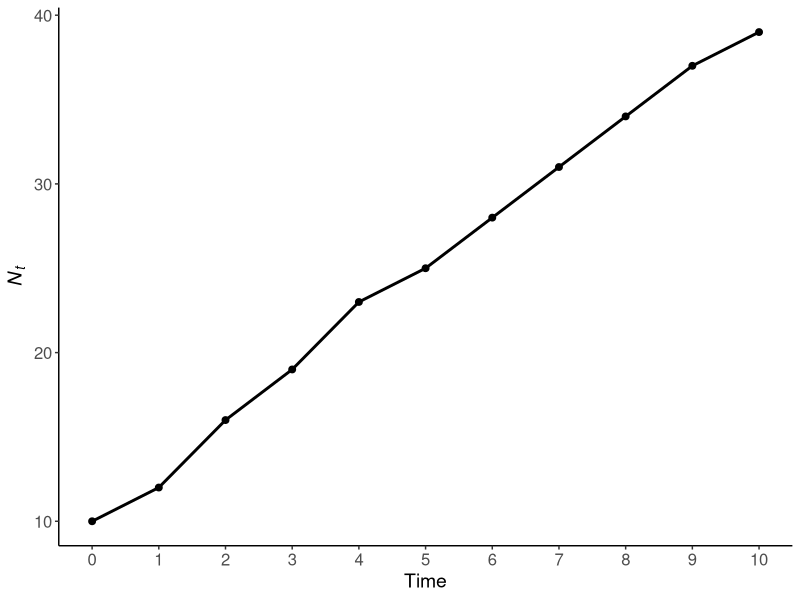
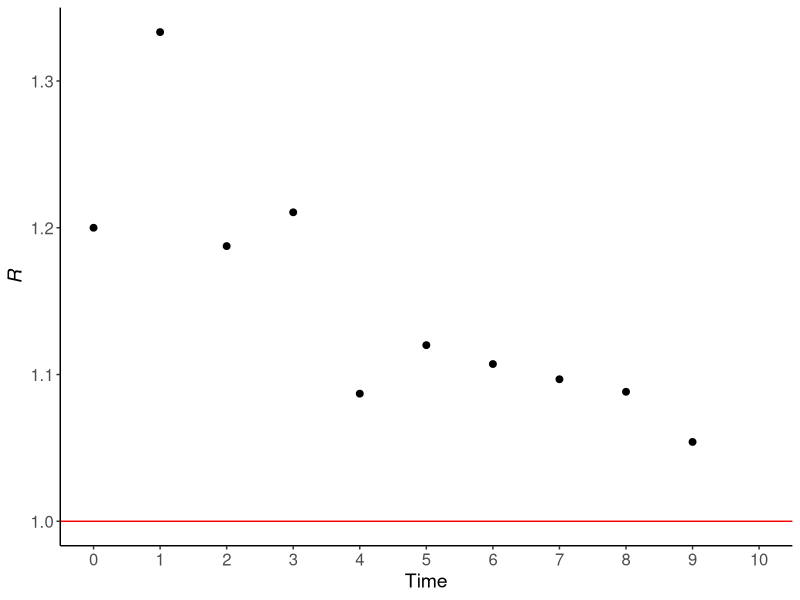
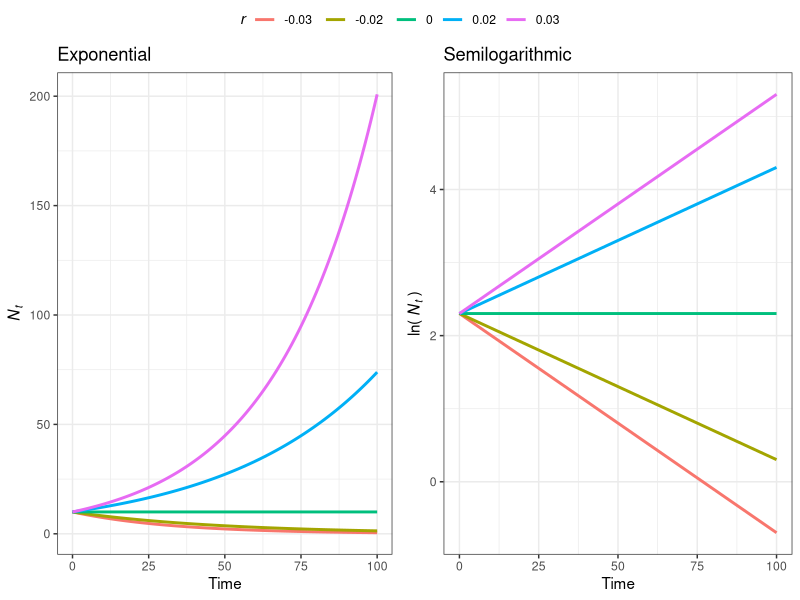

Recreate these plots in R, in order.
# title: "Workshop 4: Density independent models"
# author: "BSC 6926 B53"
# date: "9/24/2026"

## Discrete Population models

# Discrete models assume that there are distinct generations. This is very common for populations that live in seasonal habitats - their reproduction is timed to the season, and they breed altogether in one bout. These populations experience geometric growth. Here the population at a given time point ($N_t$) is defined by the equation
# 
# $$ N_t = N_0\lambda^t$$ where $N_0$ is the starting population size, $\lambda$ is the finite growth rate of the population, and $t$ is the time step.

## Continuous population growth

# Not all populations have discrete reproduction, and therefore are continuously increasing. These populations experience exponential growth, and the population size at a given time ($N_t$) can be found with the equation
# 
# $$ N_t = N_0e^{rt} $$ where $N_0$ is the population size at time = 0, $r$ is the instantaneous per capita growth rate, and $t$ is time.

## Properties of density independent growth

# Comparing the methods for geometric (discrete) and exponential (continuous) growth models we find that $$ \lambda = e^r$$ or $$ ln\lambda = r $$ these relationships can be used to distinguish between $\lambda$ and $r$.
# 
# Based on the properties there are a few general rules\
# 
# -   no change in population: $r = 0$; $\lambda = 1$\
# -   population increase: $r > 0$; $\lambda > 1$\
# -   population decline: $r < 0$; $\lambda < 1$\

## `for` loops

# Because the equations for density independent growth are based on the population size the time step before. `for` loops are very useful when using these models in R.
# 
# For loops repeat a process for a certain number of iterations. These can be useful iterate over a dataset or when using information in a time series. The `for` loop works over the number sequence indicated and does the code within the loop (i.e. the body of the loop; inside of `{}`) for each number in the sequence. The iteration is typically indicated with `i`, but is just an object that is replaced at the beginning of each loop and can be anything.
# 
# Here is a simple example where we print the iterator `i` for each number in the sequence.

for(i in 1:10){ #Sequence
  print(i)      #body
}

# The iterator can be assigned to any object, and the sequence can be any vector of numbers.

for(turtle in 5:10){
  print(turtle)
}


# A common use of the iterator is to use it to index values to combine with other coding to repeatedly do a task.

for(flower in 1:nrow(iris)){
  cat('The species for this iteration is ',     #Adding text per row based on name species
      as.character(iris$Species[flower]), '\n') #note of importance of "\n
}



# The iterator can be combined with math (e.g. subtraction or addition) to call mulitple values in a specific order. This example uses the the *i*th term and the *i-1*th terms to complete a task.\
# **Note** This will be very useful in population models that depend upon previous time steps.

b = 1:10
for (i in 2:10){    #Call a section of vector to start sequence
  z = b[i] - b[i-1]
  
  cat('z =', z, 'b[i] =', b[i], 'b[i-1] =', b[i-1], '\n')
}


## Simulate a population

# Now we can use `for` loops to simulate a simple population.
# 
# We first create indicate our starting population size ($N_0$) and create a dataframe with all of our time steps and a column for the population size at each time step ($N_t$).


library(tidyverse)
N_0 = 10 
years = 10
pop = tibble(time = 0:years, Nt = NA) #Output vector size 10
pop$Nt[pop$time == 0] = N_0
pop


# We can use a `for` loop to go through each time point, randomly generate a number of individuals born from a Poisson distribution and add it to the populations size from the time before.\
# \*Note this simulation will change with each run because growth rate is randomly generated each time step.

for (t in 1:years){ #sequence 
  growth = rpois(1, lambda = 3) #extracting random value from Poisson Dist
  pop$Nt[pop$time == t] = growth + pop$Nt[pop$time == (t-1)]
}


ggplot(pop, aes(time, Nt))+
  geom_point(size = 2)+
  geom_line(linewidth = 1)+
  labs(x = 'Time', y = expression(italic(N[t])))+
  scale_x_continuous(breaks = seq(0,10,1))+
  theme_classic()+
  theme(axis.text = element_text(size = 12),
        axis.title = element_text(size = 14))


## Average growth rate

# In real populations $N_t/N_{t-1}$ are not constant. We can calculate the yearly $\lambda$ also referred to as the annual growth rate ($R$) which is $$R = N_{t+1}/N_t$$ This can be calculated within a `for` loop


# create column to store data
pop$R = NA

pop

for (i in 1:length(pop$time)){
  pop$R[i] = pop$Nt[i+1]/pop$Nt[i]
}

pop


# What $R$ is representing if $Nt$ is population size at Time $t$?\
# 
# $\lambda > 1$ for all years so the population is always growing\
# 
# This may be the case depending on the random draws from Poisson Distribution, which may include lower sequential values from starting point\

ggplot(pop, aes(time, R))+
  geom_point(size = 2)+
  geom_hline(yintercept = 1, color = 'red')+
  labs(x = 'Time', y = expression(italic(R)))+
  scale_x_continuous(breaks = seq(0,10,1))+
  theme_classic()+
  theme(axis.text = element_text(size = 12),
        axis.title = element_text(size = 14))


# This can also be done in `dpylr`\
# **Note the correction. Need to use the `lead()` function to** $N_{t+1}$**. The `lag()` function would be to represent** $N_{t-1}$**.**
  
pop = pop  |>  
  mutate(R2 = lead(Nt) / Nt)

pop


## Random sampling

### Random numbers

# In the above example we generated random growth from a Poisson distribution, but R can handle many other types.
# Since they are randomly generated, these numbers will be different each time. You can also use the `set.seed()` to repeat the answer.
rnorm(5, mean = 0, sd = 1)

runif(5, min = 0, max = 5)

rpois(10, lambda = 10)
rpois(10, lambda = 1:10)

rbinom(5, size = 2, prob = 0.5)
rbinom(5, size = 2, prob = 0.2)

# get same answer
rnorm(5, mean = 0, sd = 1)

set.seed(14)
rnorm(7, mean = 0, sd = 1)

set.seed(16)
rnorm(5, mean = 0, sd = 1)


# Packages like [truncnorm](https://www.rdocumentation.org/packages/truncnorm/versions/1.0-8/topics/truncnorm) can be useful for specialized cases of random number generation. In this case `truncnorm` generates numbers from a random normal distribution with within a minimum and maximum value. Note that there currently is not a


library(truncnorm)
# truncnorm to truncate normal distribution
rnorm(20, mean = 1, sd = 2)
truncnorm::rtruncnorm(20, mean = 1, sd = 2, a=-Inf, b=Inf)
truncnorm::rtruncnorm(20, mean = 1, sd = 2, a=0, b=2)


### Random selection

# Another type of random sampling is drawing from a sample from a vector and this can be done with `sample()` in base R with replacement or without replacement and based on certain probabilities.

# base R 
b = 1:10
sample(b, size =2, replace = F)

c = 1:5 
sample(c, size = 6, replace = T)

# from list
sample(c('good', 'bad'), size = 8, replace = T)

# change probability
sample(c('good', 'bad'), size = 8, replace = T, prob = c(0.2, 0.8))

# sample matrices from list 
m1 = matrix(c(6,5,4,3,2,1), ncol = 2)
m2 = matrix(c(1,2,3,4,5,6), ncol = 2)
m3 = matrix(c(1,2,3,4,5,6), ncol = 2, byrow = T)

m = list(m1, m2, m3)

sample(m, size = 4, replace = T)

sample(m, size = 4, replace = T, prob = c(0.8, 0.1, 0.1))

# `dplyr` has a useful function `sample_n()` that is specialized to work with dataframes and tibbles


#library(tidyverse)
df = tibble(cond = c('good', 'bad', 'ok'), prob = c(0.5, 0.3, 0.2))

df

dplyr::sample_n(df, size = 2, replace = F)

dplyr::sample_n(df, size = 3, replace = T)

dplyr::sample_n(df, size = 10, replace = T, weight = prob)


### Density independent continuous population models

# $r$ is the instantaneous per capita growth rate. It's value determines how population size will change over time.

# What are we doing here?

r = c(-0.03, -0.02, 0, 0.02, 0.03)

N_0 = 10
years= 100 #hundred time steps
pop = tibble(time = rep(0:years, times = length(r)),
              Nt = NA, growth = rep(r, each = years+1))
pop

for(i in seq_along(pop$time)){
  pop$Nt[i] = N_0  * exp(pop$growth[i] * pop$time[i])
}
pop


# Also can be done in `dplyr`

#Using dplyr
pop = pop  |>  
  mutate(Nt2 = N_0 * exp(growth*time), 
         ln.Nt = log(Nt2))
pop


# What ln.Nt is representing?
# 
# Let's see with ggplot


###Let's see it using ggplot
library(ggpubr)

a = ggplot(pop, aes(x = time, y = Nt, color = as.factor(growth))) +
  geom_line(linewidth = 1) +
  labs(x = 'Time', y = expression(italic(N[t])),
       color = expression(italic(r)),
       title = 'Exponential')+
  theme_bw()

b = ggplot(pop, aes(x = time, y = ln.Nt, color = as.factor(growth))) +
  geom_line(linewidth = 1) +
  labs(x = 'Time', y = expression('ln('~italic(N[t])~')'),
       color = expression(italic(r)),
       title = 'Semilogarithmic')+
  theme_bw()

# plot combined
ggarrange(a,b,
          nrow = 1,
          common.legend = T)


# Slope of line in b is $r$ (intrisic rate of increase)

## Exercises

# 1.  Download primer and open primer package. Upload the sparrows dataset from package and plot counts as function of years.
# 
# 2.  Calculate the annual rate of increase ($\lambda$) for each time step and plot $\lambda$ as function of years as a scatterplot\
# *Hint: Look at the `for` loop/dplyr examples above*
#   
# 3.  *Challenge*: Simulate a population with varying $\lambda$ at each time step.
